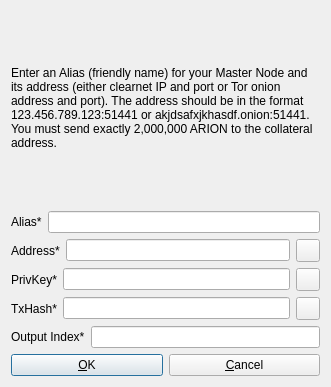
<?xml version="1.0" encoding="UTF-8"?>
<ui version="4.0">
 <class>AddEditAdrenalineNode</class>
 <widget class="QDialog" name="AddEditAdrenalineNode">
  <property name="geometry">
   <rect>
    <x>0</x>
    <y>0</y>
    <width>331</width>
    <height>387</height>
   </rect>
  </property>
  <property name="windowTitle">
   <string>Add/Edit Arion Node</string>
  </property>
  <property name="styleSheet">
   <string notr="true"/>
  </property>
  <property name="modal">
   <bool>true</bool>
  </property>
  <layout class="QVBoxLayout" name="verticalLayout">
   <item>
    <widget class="QLabel" name="label_9">
     <property name="sizePolicy">
      <sizepolicy hsizetype="Preferred" vsizetype="Expanding">
       <horstretch>0</horstretch>
       <verstretch>0</verstretch>
      </sizepolicy>
     </property>
     <property name="text">
      <string>&lt;html&gt;&lt;head/&gt;&lt;body&gt;&lt;p&gt;Enter an Alias (friendly name) for your Master Node and its address (either clearnet IP and port or Tor onion address and port). The address should be in the format 123.456.789.123:51441 or akjdsafxjkhasdf.onion:51441. You must send exactly 2,000,000 ARION to the collateral address.&lt;/p&gt;&lt;/body&gt;&lt;/html&gt;</string>
     </property>
     <property name="wordWrap">
      <bool>true</bool>
     </property>
    </widget>
   </item>
   <item>
    <layout class="QHBoxLayout" name="horizontalLayout_4">
     <property name="bottomMargin">
      <number>0</number>
     </property>
     <item>
      <widget class="QLabel" name="label_4">
       <property name="text">
        <string>Alias*</string>
       </property>
      </widget>
     </item>
     <item>
      <widget class="QLineEdit" name="aliasLineEdit"/>
     </item>
    </layout>
   </item>
   <item>
    <layout class="QHBoxLayout" name="horizontalLayout_5">
     <property name="bottomMargin">
      <number>0</number>
     </property>
     <item>
      <widget class="QLabel" name="label_6">
       <property name="text">
        <string>Address*</string>
       </property>
      </widget>
     </item>
     <item>
      <widget class="QLineEdit" name="addressLineEdit"/>
     </item>
     <item>
      <widget class="QToolButton" name="AddEditAddressPasteButton">
       <property name="toolTip">
        <string>Paste address from clipboard</string>
       </property>
       <property name="text">
        <string/>
       </property>
       <property name="icon">
        <iconset resource="../bitcoin.qrc">
         <normaloff>:/icons/editpaste</normaloff>:/icons/editpaste</iconset>
       </property>
       <property name="shortcut">
        <string>Alt+P</string>
       </property>
      </widget>
     </item>
    </layout>
   </item>
   <item>
    <layout class="QHBoxLayout" name="horizontalLayout_3">
     <property name="bottomMargin">
      <number>0</number>
     </property>
     <item>
      <widget class="QLabel" name="label_5">
       <property name="text">
        <string>PrivKey*</string>
       </property>
      </widget>
     </item>
     <item>
      <widget class="QLineEdit" name="privkeyLineEdit"/>
     </item>
     <item>
      <widget class="QToolButton" name="AddEditPrivkeyPasteButton">
       <property name="toolTip">
        <string>Paste address from clipboard</string>
       </property>
       <property name="text">
        <string/>
       </property>
       <property name="icon">
        <iconset resource="../bitcoin.qrc">
         <normaloff>:/icons/editpaste</normaloff>:/icons/editpaste</iconset>
       </property>
       <property name="shortcut">
        <string>Alt+P</string>
       </property>
      </widget>
     </item>
    </layout>
   </item>
   <item>
    <layout class="QHBoxLayout" name="horizontalLayout_2">
     <property name="bottomMargin">
      <number>0</number>
     </property>
     <item>
      <widget class="QLabel" name="label_2">
       <property name="text">
        <string>TxHash*</string>
       </property>
      </widget>
     </item>
     <item>
      <widget class="QLineEdit" name="txhashLineEdit"/>
     </item>
     <item>
      <widget class="QToolButton" name="AddEditTxhashPasteButton">
       <property name="toolTip">
        <string>Paste address from clipboard</string>
       </property>
       <property name="text">
        <string/>
       </property>
       <property name="icon">
        <iconset resource="../bitcoin.qrc">
         <normaloff>:/icons/editpaste</normaloff>:/icons/editpaste</iconset>
       </property>
       <property name="shortcut">
        <string>Alt+P</string>
       </property>
      </widget>
     </item>
    </layout>
   </item>
   <item>
    <layout class="QHBoxLayout" name="horizontalLayout_8">
     <property name="bottomMargin">
      <number>0</number>
     </property>
     <item>
      <widget class="QLabel" name="label_8">
       <property name="text">
        <string>Output Index*</string>
       </property>
      </widget>
     </item>
     <item>
      <widget class="QLineEdit" name="outputindexLineEdit"/>
     </item>
    </layout>
   </item>
   <item>
    <layout class="QHBoxLayout" name="horizontalLayout_Buttons">
     <item>
      <widget class="QPushButton" name="okButton">
       <property name="text">
        <string>&amp;OK</string>
       </property>
      </widget>
     </item>
     <item>
      <widget class="QPushButton" name="cancelButton">
       <property name="text">
        <string>&amp;Cancel</string>
       </property>
       <property name="autoDefault">
        <bool>false</bool>
       </property>
      </widget>
     </item>
    </layout>
   </item>
  </layout>
 </widget>
 <resources>
  <include location="../bitcoin.qrc"/>
 </resources>
 <connections/>
</ui>
